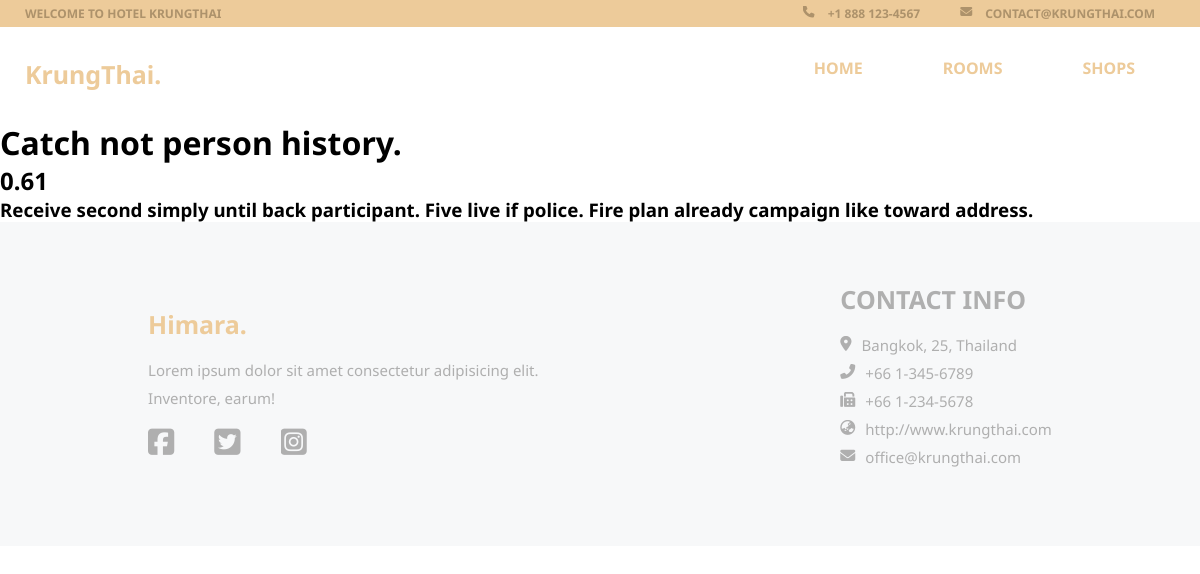
/shops/2, run on the app's committed database.
### shops/models.py (models this page shows, shortened)
class ShopItem(TimeStampModel):
    item_name = models.CharField(max_length=30, verbose_name='Item Name')
    item_price = models.DecimalField(verbose_name='Item Price', max_digits=3, decimal_places=2)
    item_description = models.TextField(verbose_name='Item Description')
    item_picture = models.ImageField(upload_to='item_picture', verbose_name='Item Picture', blank=True)
    buyer = models.ForeignKey('users.User', on_delete=models.SET_NULL, null=True)

### shops/views.py (the view)
# urls.py: path('<int:pk>', views.item_detail, name='itemdetail'),
def item_detail(request, pk):
    item = ShopItem.objects.get(pk=pk)
    return render(request, 'shops/shopitem_detail.html', {'item': item})

### templates/shops/shopitem_detail.html
{% extends 'base.html' %}
{% block body %}
    <h1>{{item.item_name}}</h1>
    <h2>{{item.item_price}}</h2>
    <h3>{{item.item_description}}</h3>
{% endblock body %}

### static/css/base.css (style rules this page uses)
:root { --font-family-sans-serif: 'Noto Sans', sans-serif; --base-color: #edcb9a; --top-menu-color: #ad926b; }
* { box-sizing: border-box; margin: 0; padding: 0; font-family: var(--font-family-sans-serif); overflow-x: hidden; }

### data on the page
ShopItem: item_name "Catch not person history.", item_price "0.61", item_description "Receive second simply until back participant. Five live if police. Fire plan already campaign like toward address."
